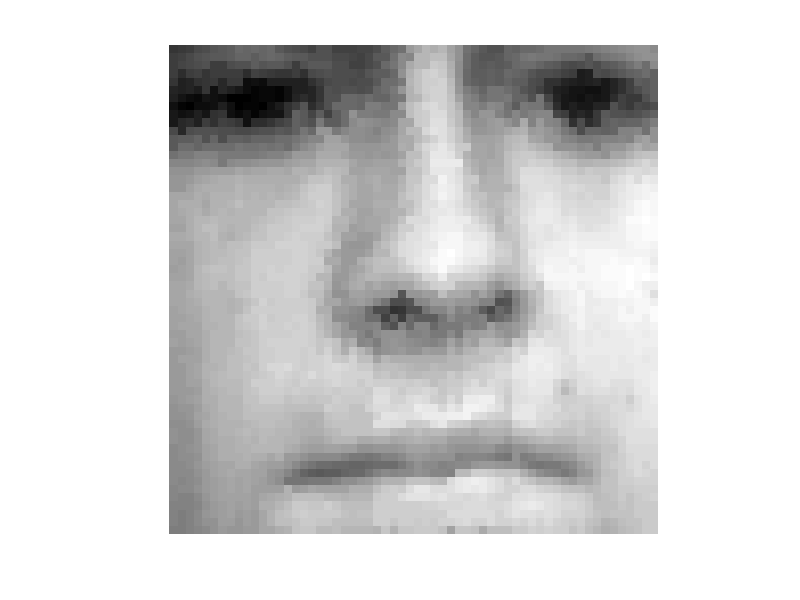

Write the MATLAB code that produced this figure.
clear
close all
clc

%% Leggo i dati
X = load('./NN_Datasets/face_x.txt');
Y = load('./NN_Datasets/face_y.txt');

prova = reshape(X(3,:),[60,60])';
I = mat2gray(prova);
imshow(I)

%% Inizializzo i parametri
w = (2*rand(size(X,2),1)-1)';
b = 2*rand(1,1)-1;

%% Algoritmo
err = 0;
for j=1:size(Y)
    f = w*X(j,:)' + b;
    if (Y(j)*f <= 0)
        err = err + 1;
    end    
end

%%
i = 1;
while (err > 0)
    f = w*X(i,:)' + b;
    if (Y(i)*f <= 0)
        w = w + Y(i)*X(i,:);
        b = b + Y(i);
        err = 0;
        for j=1:size(Y)
            f = w*X(j,:)' + b;
            if (Y(j)*f <= 0)
                err = err + 1;
            end
        end
    end
    i = i+1;
    if (i > size(Y))
        i = 1;
    end
end

res = zeros(size(Y));
for i = 1:size(Y)
    f = w*X(i,:)' + b;
    if (f>=0)
        res(i) = 1;
    else
        res(i) = -1;
    end
end
